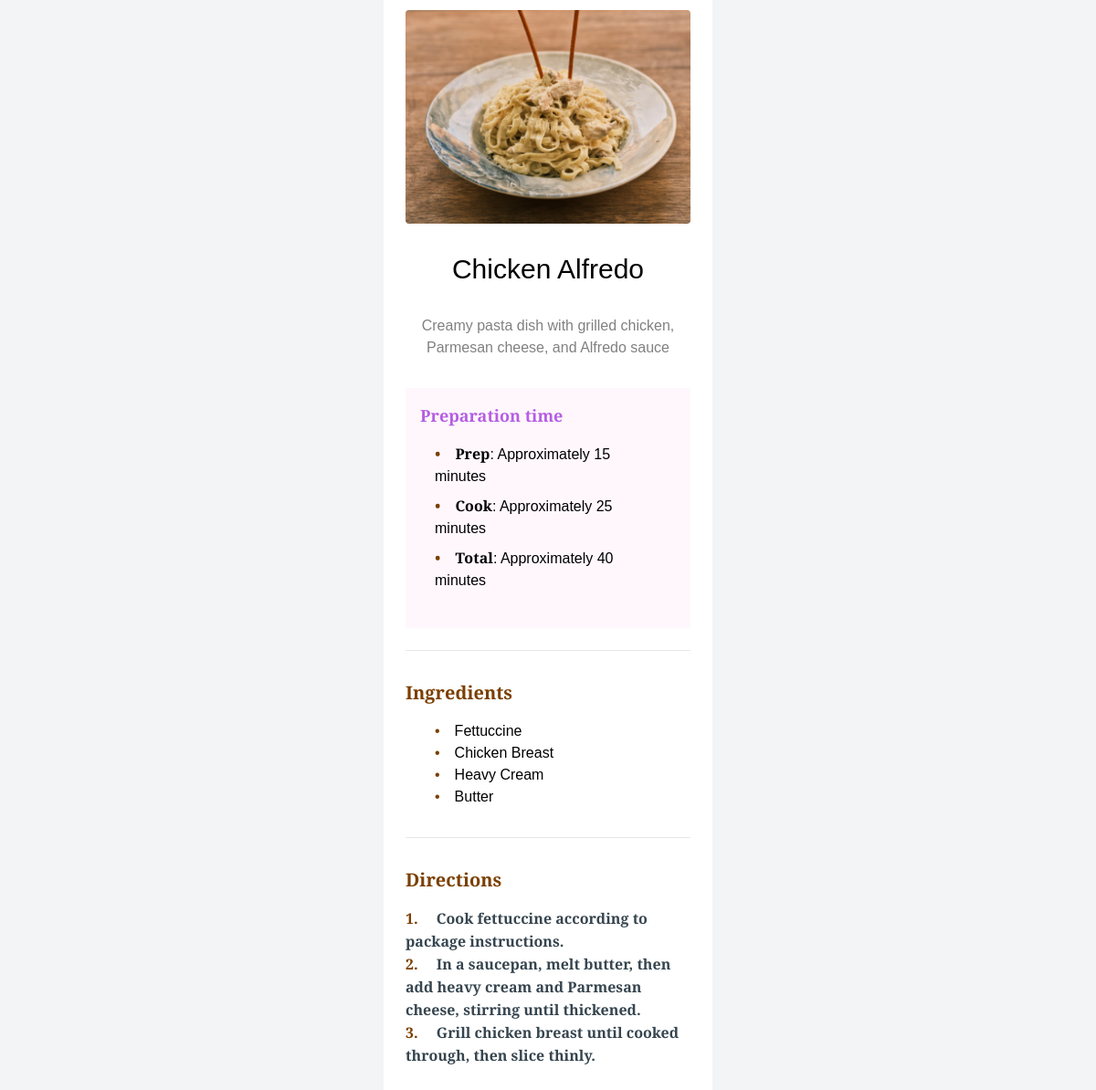
Screenshot of /recipe-page.php?id=2 with the database file from the repository.
### tables this page shows
CREATE TABLE `recipes` (
  `id` int NOT NULL AUTO_INCREMENT,
  `title` varchar(255) NOT NULL,
  `description` text,
  `preparation_time` int DEFAULT NULL,
  `cook_time` int DEFAULT NULL,
  `image_url` varchar(255) DEFAULT NULL,
  PRIMARY KEY (`id`)
);

### recipe-page.php (the view, shortened to what this page needs)
<?php
include "conn.php";
if (isset($_GET['id']) && !empty($_GET['id'])) {
    $recipe_id = $_GET['id'];
    $sql = "SELECT * FROM recipes WHERE id = $recipe_id";
    $result = $conn->query($sql);
    if ($result->num_rows > 0) {
        $recipe = $result->fetch_assoc();
        $recipeTitle = $recipe["title"];
        $recipeDescription = $recipe["description"];
        $preparationTime = $recipe["preparation_time"];
        $cookTime = $recipe["cook_time"];
        $totalTime = $recipe["preparation_time"] + $recipe["cook_time"];
        $imgUrl = $recipe["image_url"];
    } else {
        echo "Recipe not found";
    }
    $ingredients = [];
    $sql = "SELECT * FROM ingredients WHERE recipe_id = $recipe_id";
    $result = $conn->query($sql);
    if ($result->num_rows > 0) {
        while ($row = $result->fetch_assoc()) {
            $ingredients[] = $row["ingredient_name"];
        }
    } else {
        echo "Ingredients not found";
    }
    $directions = [];
    $sql = "SELECT * FROM directions WHERE recipe_id = $recipe_id";
    $result = $conn->query($sql);
    if ($result->num_rows > 0) {
        while ($row = $result->fetch_assoc()) {
            $directions[] = $row["instruction"];
        }
    } else {
        echo "Directions not found";
    }
} else {
    echo "Recipe ID not provided";
}
?>
<!DOCTYPE html>
<html lang="en">
<head>
    <script src="https://cdn.tailwindcss.com"></script>
</head>
<body class="flex justify-center items-center h-screen bg-gray-100">
    <div class="bg-white p-6 flex flex-col justify-center items-center w-[30%] rounded my-8">
        <div>
            <img src="<?php echo $imgUrl; ?>" alt="" class="w-full h-auto object-cover rounded">
            <div class="py-8">
                <h1 class="text-3xl pb-8 text-center"><?php echo $recipeTitle; ?></h1>
                <p class="text-[grey] text-center"><?php echo $recipeDescription; ?></p>
            </div>
        </div>
        <div>
            <div class="bg-[#FFF7FC] rounded">
                <h2 class="p-4 text-[#b55ee3] font-bold text-lg">Preparation time</h2>
                <ul class="px-8 pb-8">
                    <li class="pb-2"><span class="font-bold custom-bullet">Prep</span>: Approximately <?php echo $preparationTime; ?> minutes</li>
                    <li class="pb-2"><span class="font-bold custom-bullet">Cook</span>: Approximately <?php echo $cookTime; ?> minutes</li>
                    <li class="pb-2"><span class="font-bold custom-bullet">Total</span>: Approximately <?php echo $totalTime; ?> minutes</li>
                </ul>
            </div>
            <br>
            <hr>
            <div class="py-8">
                <h2 class="text-[#7B3F00] font-bold text-xl pb-4">Ingredients</h2>
                <ul class="px-8">
                    <?php foreach ($ingredients as $ingredient): ?>
                        <li class="custom-bullet"><?php echo $ingredient; ?></li>
                    <?php endforeach; ?>
                </ul>
            </div>
            <hr>
            <div class="py-8">
                <h2 class="text-[#7B3F00] font-bold text-xl pb-4">Directions</h2>
                <ul>
                    <?php foreach ($directions as $key => $direction): ?>
                        <li><span class="text-[#7B3F00] font-bold pr-2"><?php echo ($key + 1); ?>. <span class="text-[#36454F] ml-4"> <?php echo $direction; ?> </span></span></li>
                    <?php endforeach; ?>
                </ul>
            </div>
        </div>
    </div>
</body>
</html>

### recipe-page.php (style rules this page uses)
.custom-bullet::before { content: "\2022"; color: #7B3F00; margin-right: 1rem; font-size: 1rem; }
html, body { font-family: "Young Serif", sans-serif; }

### rows the page displays
recipes: image_url (picture), title "Chicken Alfredo", description "Creamy pasta dish with grilled chicken, Parmesan cheese, and Alfredo sauce", preparation_time "15", cook_time "25", totalTime "40"

### other values shown
$ingredient "Fettuccine"
$ingredient "Chicken Breast"
$ingredient "Heavy Cream"
$ingredient "Butter"
$direction "Cook fettuccine according to package instructions."
$direction "In a saucepan, melt butter, then add heavy cream and Parmesan cheese, stirring until thickened."
$direction "Grill chicken breast until cooked through, then slice thinly."
